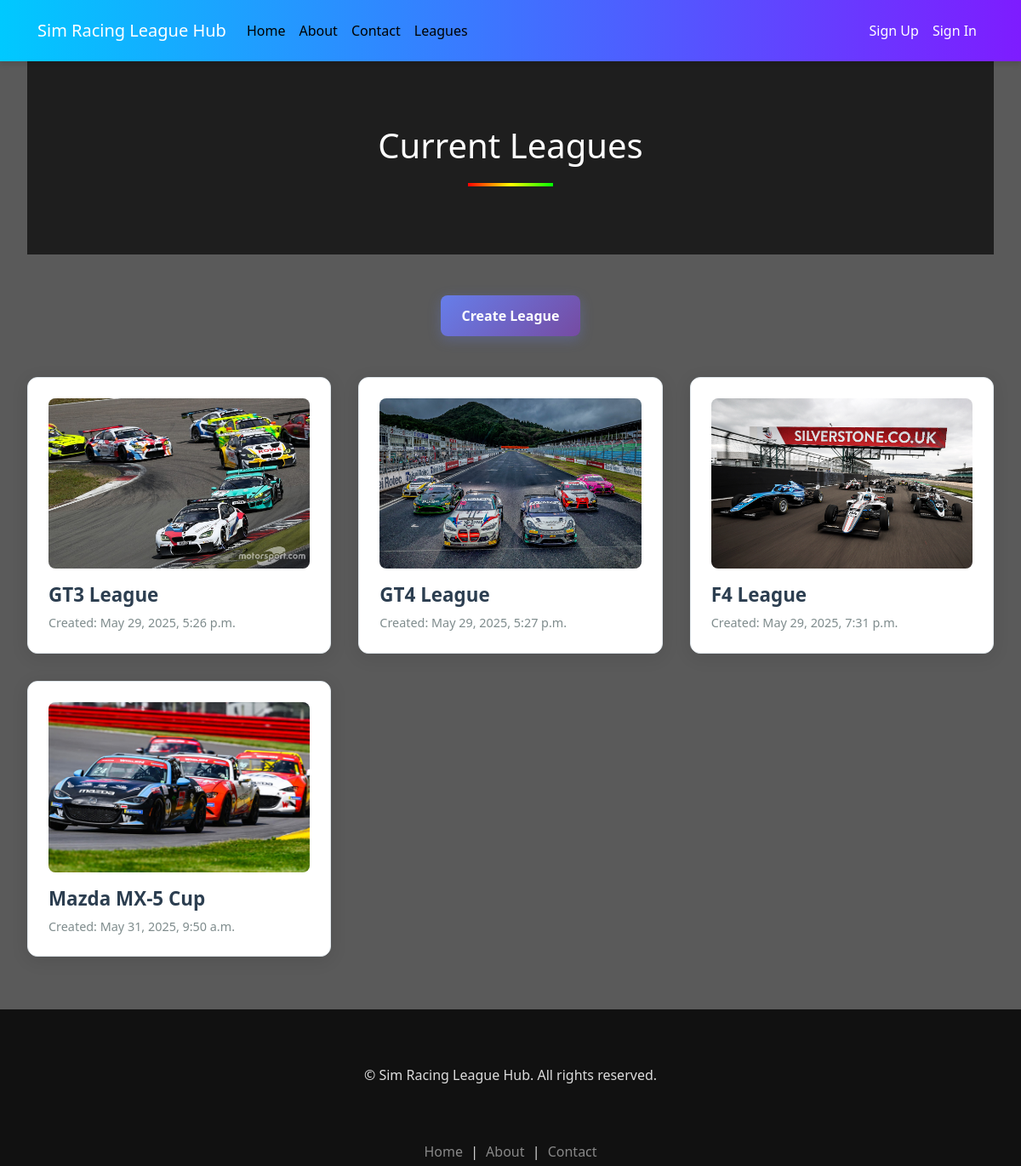
The page /leagues/list/ on the database its author committed.
### leagues/models.py (models this page shows, shortened)
class League(models.Model):
    title = models.CharField(max_length=100)
    cars = models.ManyToManyField('Car', related_name='leagues')
    race_day = models.CharField(max_length=78)
    race_time = models.TimeField(null=True, blank=True)
    created_on = models.DateTimeField(auto_now_add=True)
    image = models.ImageField(upload_to="leagues/", blank=True, null=True)
    max_participants = models.PositiveIntegerField(default=20)
    created_by = models.ForeignKey(
        settings.AUTH_USER_MODEL,
        on_delete=models.CASCADE,
        related_name='leagues_created',
        null=True,  # Only if you're adding this after leagues already exist
        blank=True
    )

### leagues/views.py (the view)
# urls.py: path('list/', views.LeagueList.as_view(), name="league_list"),
class LeagueList(ListView):
    model = League
    template_name = 'leagues/list.html'

### templates/leagues/list.html (shortened to what this page needs)
{% extends 'base.html' %}
{% load static %}
{% block css %}
<link rel="stylesheet" href="{% static 'css/leagues.css' %}">
{% endblock %}
{% block content %}
<div class="league-list">
    <div class="league-header">
        <h1>Current Leagues</h1>
    <div class="racing-stripe"></div>
    </div>
    <div class="league-btn">
        <a class="btn btn-primary" href="{% url 'league_create' %}">Create League</a>
    </div>
    <div class="list">
        {% for league in object_list %}
            <a href="{% url 'league_details' league.pk %}" class="league-link">
                <div class="league">
                    {% if league.image %}
                        <img src="{{ league.image.url }}">
                    {% endif %}
                    <h3>{{ league.title }}</h3>
                    <label>Created: {{ league.created_on }}</label>
                </div>
            </a>
        {% endfor %}
    </div>
</div>
{% endblock content %}

### static/css/base.css (style rules this page uses)
html, body { padding: 0; margin: 0; min-height: 100vh; color: rgb(255, 255, 255); font-size: 16px; height: 100%; }
body { background-color: rgb(90, 90, 90); }
h1 { text-align: center; margin-top: 15px; }

### static/css/leagues.css (style rules this page uses)
.league-list { margin: 0 auto; padding: 2rem; }
.league-header { background-color: #1e1e1e; padding: 60px 20px; text-align: center; color: #fff; margin-top: -2rem; }
.league-header h1 { font-size: 2.5rem; }
.racing-stripe { width: 100px; height: 4px; background: linear-gradient(to right, #ff0000, #ffff00, #00ff00); margin: 20px auto; }
.league-btn { text-align: center; margin-bottom: 3rem; margin-top: 3rem; }
.league-btn .btn { background: linear-gradient(135deg, #667eea 0%, #764ba2 100%); color: white; padding: 12px 24px; border-radius: 8px; text-decoration: none; font-weight: 600; transition: all 0.3s ease; border: none; box-shadow: 0 4px 15px rgba(102, 126, 234, 0.3); }
.list { display: grid; grid-template-columns: repeat(auto-fill, minmax(300px, 1fr)); gap: 2rem; margin: 0 auto 0 auto; max-width: 1500px; align-items: center; }
.league-link { text-decoration: none; color: inherit; display: block; height: 100%; }
.league { background: white; border-radius: 12px; padding: 1.5rem; box-shadow: 0 4px 20px rgba(0, 0, 0, 0.1); transition: all 0.3s ease; border: 1px solid #e1e8ed; height: 100%; display: flex; flex-direction: column; position: relative; overflow: hidden; }
.league::before { content: ''; position: absolute; top: 0; left: 0; right: 0; height: 4px; background: linear-gradient(135deg, #667eea 0%, #764ba2 100%); transform: scaleX(0); transition: transform 0.3s ease; }
.league img { width: 100%; height: 200px; object-fit: cover; border-radius: 8px; margin-bottom: 1rem; transition: transform 0.3s ease; }
.league h3 { font-size: 1.4rem; color: #2c3e50; margin: 0 0 0.5rem 0; font-weight: 700; line-height: 1.3; flex-grow: 1; }
.league label { color: #7f8c8d; font-size: 0.9rem; margin: 0; font-weight: 500; cursor: pointer; }
.league { animation: fadeInUp 0.6s ease forwards; }
.league:nth-child(1) { animation-delay: 0.1s; }

### rows shown on the page
League: image (picture), title "GT3 League", created_on "May 29, 2025, 5:26 p.m."
League: image (picture), title "GT4 League", created_on "May 29, 2025, 5:27 p.m."
League: image (picture), title "F4 League", created_on "May 29, 2025, 7:31 p.m."
League: image (picture), title "Mazda MX-5 Cup", created_on "May 31, 2025, 9:50 a.m."
